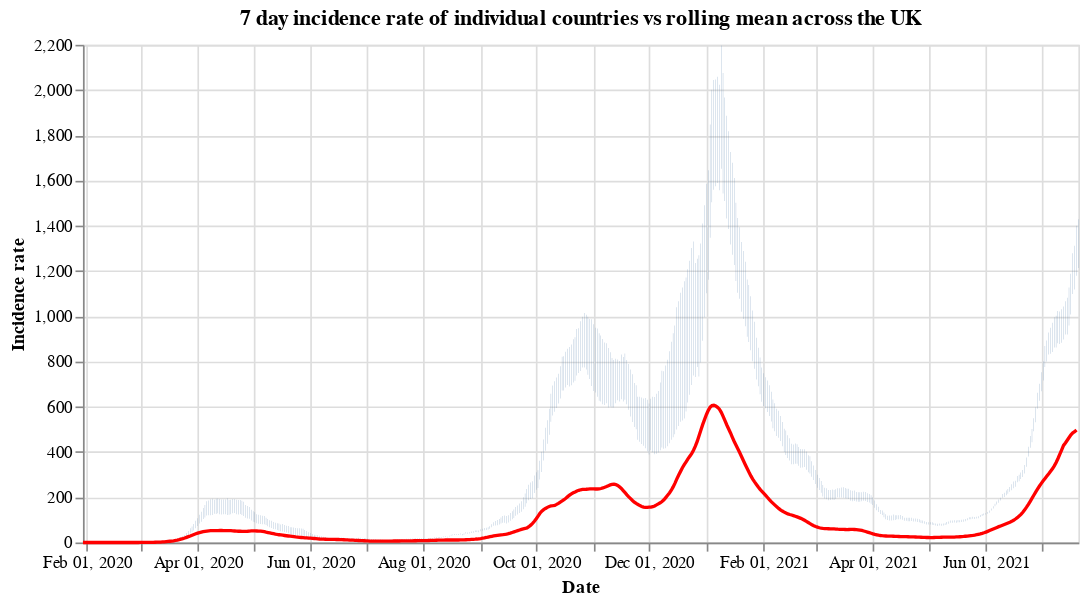

The cell this chart's notebook holds for it:
### Code cell
#collapse
countries = uk_cases['areaName'].unique()
countries.sort()

selection = alt.selection_single(
    name='Select',
    fields=['areaName'],
    init={'areaName': 'Wales'},
    bind={'areaName': alt.binding_select(options=countries)}
)

# scatter plot, modify opacity based on selection
bars = alt.Chart(uk_cases).mark_bar().add_selection(
    selection
).encode(
    x=alt.X("yearmonthdate(date):T", axis=alt.Axis(title='Date')),
    y=alt.Y("weeklyCasesRate:Q", axis=alt.Axis(title='Incidence rate')),
    tooltip='weeklyCasesRate:Q',
    opacity=alt.condition(selection, alt.value(1), alt.value(0))
).properties(title=f'7 day incidence rate of individual countries vs rolling mean across the UK', width=600)

line = alt.Chart(overview_cases).mark_line(
    color='red',
    size=2,
).transform_window(
    rolling_mean='mean(weeklyCasesRate)',
    frame=[0, 7]
).encode(
    x='yearmonthdate(date):T',
    y='rolling_mean:Q'
)

alt.layer(bars, line)

### Figure 1 — Vega-Lite specification as saved in the notebook (floating-point values rounded to 4 significant figures; data arrays with more than 128 entries replaced by an {"elided": "..."} marker saying what was removed)
{"config": {"view": {"continuousWidth": 400, "continuousHeight": 300}}, "layer": [{"data": {"name": "data-89f99fa3fda8784e74d472c74aafea55"}, "mark": "bar", "encoding": {"opacity": {"condition": {"value": 1, "selection": "Select"}, "value": 0}, "tooltip": {"type": "quantitative", "field": "weeklyCasesRate"}, "x": {"type": "temporal", "axis": {"title": "Date"}, "field": "date", "timeUnit": "yearmonthdate"}, "y": {"type": "quantitative", "axis": {"title": "Incidence rate"}, "field": "weeklyCasesRate"}}, "selection": {"Select": {"type": "single", "fields": ["areaName"], "init": {"areaName": "Wales"}, "bind": {"areaName": {"input": "select", "options": ["England", "Northern Ireland", "Scotland", "Wales"]}}}}, "title": "7 day incidence rate of individual countries vs rolling mean across the UK", "width": 600}, {"data": {"name": "data-f5fe64f945a0f80d10b0b614b4ff06a5"}, "mark": {"type": "line", "color": "red", "size": 2}, "encoding": {"x": {"type": "temporal", "field": "date", "timeUnit": "yearmonthdate"}, "y": {"type": "quantitative", "field": "rolling_mean"}}, "transform": [{"window": [{"op": "mean", "field": "weeklyCasesRate", "as": "rolling_mean"}], "frame": [0, 7]}]}], "$schema": "https://vega.github.io/schema/vega-lite/v4.8.1.json", "datasets": {"data-89f99fa3fda8784e74d472c74aafea55": {"elided": "2060 records"}, "data-f5fe64f945a0f80d10b0b614b4ff06a5": {"elided": "538 records"}}}
